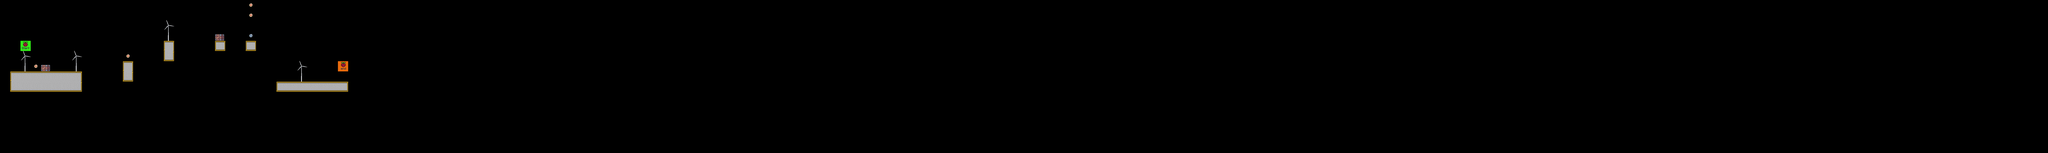

Below is a game level as drawn by its tile map, then a one-line description and the .tmx that defines it (tile-layer data replaced by summaries):
An orthogonal 200x15 tile map with 64x64 px tiles, 10 tile layers (grass, enemy, enemy_limits, bg_trees, ...), 5 tilesets.

<map version="1.9" tiledversion="1.9.2" orientation="orthogonal" renderorder="right-down" width="200" height="15" tilewidth="64" tileheight="64" infinite="0" nextlayerid="11" nextobjectid="1">
 <editorsettings>
  <export target="../1/level_1.csv" format="csv" />
 </editorsettings>
 <tileset firstgid="1" source="../tilesets/terrain_tiles_2.tsx" />
 <tileset firstgid="17" source="../tilesets/wind_turbine.tsx" />
 <tileset firstgid="18" source="../tilesets/player.tsx" />
 <tileset firstgid="20" source="../tilesets/coin_tiles.tsx" />
 <tileset firstgid="22" source="../tilesets/crate.tsx" />
 <layer id="10" name="grass" width="200" height="15">
  <data>[3000 cells, 0 non-empty, 0 distinct tile ids]</data>
 </layer>
 <layer id="5" name="enemy" width="200" height="15">
  <data>[3000 cells, 0 non-empty, 0 distinct tile ids]</data>
 </layer>
 <layer id="6" name="enemy_limits" width="200" height="15">
  <data>[3000 cells, 0 non-empty, 0 distinct tile ids]</data>
 </layer>
 <layer id="7" name="bg_trees" width="200" height="15">
  <data>[3000 cells, 0 non-empty, 0 distinct tile ids]</data>
 </layer>
 <layer id="8" name="fg_trees" width="200" height="15">
  <data>[3000 cells, 0 non-empty, 0 distinct tile ids]</data>
 </layer>
 <layer id="1" name="terrain" width="200" height="15">
  <data>[3000 cells, 27 non-empty, 12 distinct tile ids]</data>
 </layer>
 <layer id="2" name="coins" width="200" height="15">
  <data>[3000 cells, 5 non-empty, 2 distinct tile ids]</data>
 </layer>
 <layer id="9" name="crate" width="200" height="15">
  <data>[3000 cells, 2 non-empty, 1 distinct tile ids]</data>
 </layer>
 <layer id="4" name="wind_turbines" width="200" height="15">
  <data>[3000 cells, 4 non-empty, 1 distinct tile ids]</data>
 </layer>
 <layer id="3" name="player" width="200" height="15">
  <data>[3000 cells, 2 non-empty, 2 distinct tile ids]</data>
 </layer>
</map>
